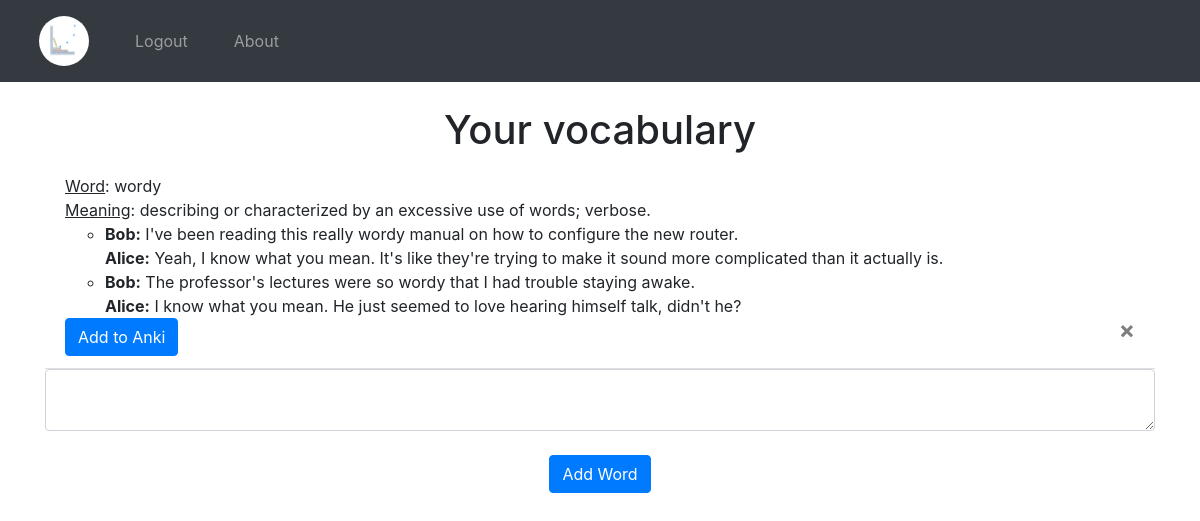
Page / (signed in) on the earlier database version.
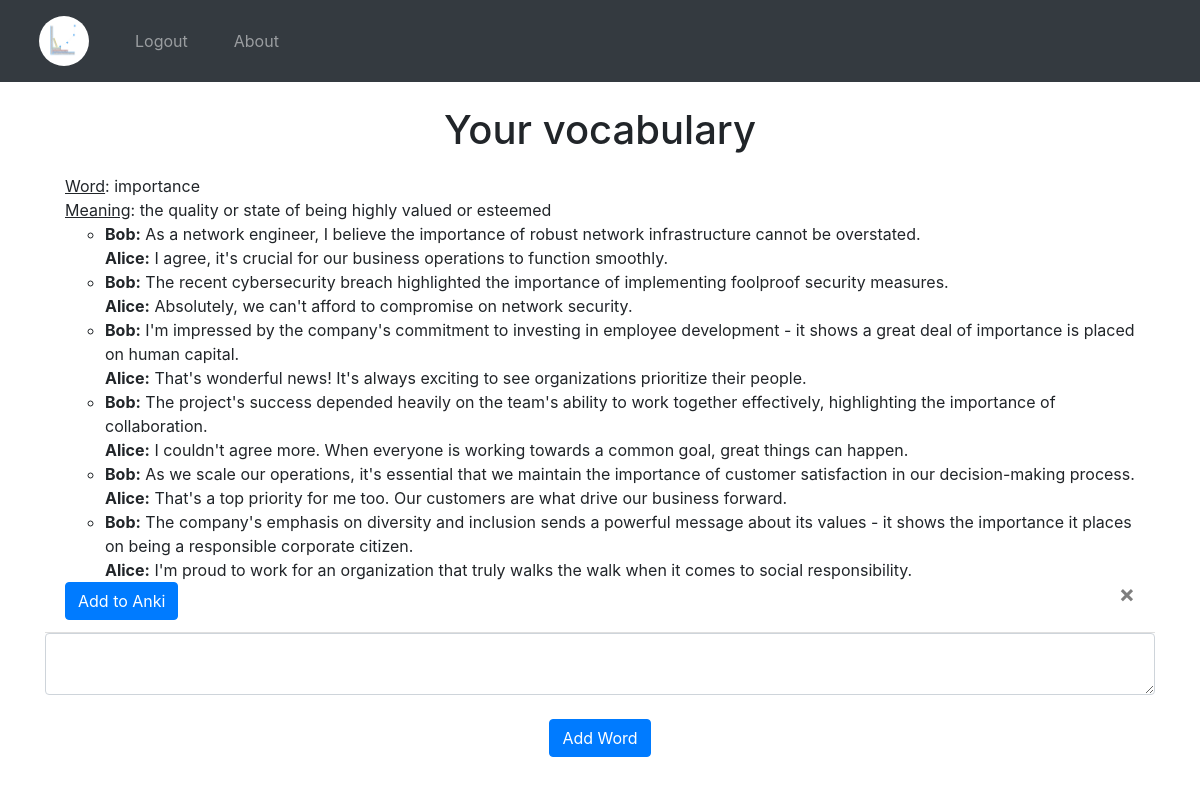
Same page on the later database version.
### website/models.py (models this page shows)
class Word(db.Model):
    id = db.Column(db.Integer, primary_key=True) # has autoincrement (default)
    data = db.Column(db.String(config.MAX_LEN_WORD))
    date = db.Column(db.DateTime(timezone=True), default=func.now())
    user_id = db.Column(db.Integer, db.ForeignKey('user.id'))
    word_info = db.Column(JSON)
    card_notes = db.Column(JSON)

### website/views.py (the view, shortened to what this page needs)
@views.route('/', methods=['GET', 'POST'])
@login_required
def home():
    return render_template("home.html", user=current_user)

### website/__init__.py (called while the page is built)
def create_app():
    app = Flask(__name__)
    app.config['SECRET_KEY'] = 'huasduofhaosudfhas' #TODO how to NOT disclose this private key
    app.config['SQLALCHEMY_DATABASE_URI'] = f'sqlite:///{DB_NAME}'
    db.init_app(app)
    from .views import views
    from .authn import authn
    app.register_blueprint(views, url_prefix='/')
    app.register_blueprint(authn, url_prefix='/')
    from .models import User, Word
    create_database(app)
    login_manager = LoginManager()
    login_manager.login_view = 'authn.login' # where users go if NOT loged-in
    login_manager.init_app(app)
    @login_manager.user_loader
    def load_user(id):
        return User.query.get(int(id)) # "int()" because we used the primary key as an Integer
    return app

### website/templates/home.html (shortened to what this page needs)
{% extends "base.html" %}
{% block content %}
    <br/>
    <h1 align="center">Your vocabulary</h1>
    <ul class="list-group list-group-flush" id="words">
        {% for word in user.words %}
            <li class="list-group-item">
                <u>Word</u>: {{ word.data }}
                <br>
                <u>Meaning</u>: {{ word.word_info.definition }}
                <br>
                <ul>
                    {% for sentence in word.word_info.dialog %}
                        <li>
                            <strong>Bob:</strong> {{ sentence.person1 }}
                            <br>
                            <strong>Alice:</strong> {{ sentence.person2 }}
                            <br>
                        </li>
                    {% endfor %}
                </ul>
                <button type="button" class="close" onClick="deleteWord({{ word.id }})">
                    <span aria-hidden="true">&times;</span>
                </button>
                <button type="button" class="btn btn-primary" onClick="addCardToAnki({{ word.id }})">
                    Add to Anki
                </button>
            </li>
        {% endfor %}
    </ul>
    <form id="addWordForm" method="POST">
        <textarea name="word" id="word" class="form-control"></textarea>
        <br />
        <div align="center">
            <button type="submit" class="btn btn-primary">Add Word</button>
        </div>
    </form>
{% endblock %}

### website/templates/base.html (shortened to what this page needs)
<!DOCTYPE html>
<html>
  <head>
    <link
      rel="stylesheet"
      href="https://stackpath.bootstrapcdn.com/bootstrap/4.4.1/css/bootstrap.min.css"
    />
    <link
      rel="stylesheet"
      href="https://stackpath.bootstrapcdn.com/font-awesome/4.7.0/css/font-awesome.min.css"
    />
  </head>
  <body>
    <nav class="navbar navbar-expand-lg navbar-dark bg-dark">
      <div class="collapse navbar-collapse" id="navbar">
        <div class="navbar-nav">
          {% if user.is_authenticated %}
            <a class="nav-item nav-link" id="home" href="/">
              <img src="../static/logo-lexigraph-3.png" alt="Home" style="height: 50px; width: 50px; border-radius: 50%;">
            </a>
            <a class="nav-item nav-link" id="logout" href="/logout">Logout</a>
            <a class="nav-item nav-link" id="about" href="/about">About</a>
          {% else %}
            <a class="nav-item nav-link" id="login" href="/login">Login</a>
            <a class="nav-item nav-link" id="signUp" href="/sign-up">Sign Up</a>
            <a class="nav-item nav-link" id="about" href="/about"> About</a>
          {% endif %}
        </div>
      </div>
    </nav>
    <div class="container">
      {% block content %}
      {% endblock %}
    </div>
  </body>
</html>

### website/templates/base.html (style rules this page uses)
.navbar-nav { display: flex; align-items: center; height: 100%; }
.navbar-nav .nav-item { margin: 0 15px; }
.navbar-nav .nav-link { display: flex; align-items: center; height: 100%; }

Differences in the rows shown:
removed Word: data "wordy", word_info.definition "describing or characterized by an excessive use of words; verbose.", person1 "I've been reading this really wordy manual on how to configure the new router." "The professor's lectures were so wordy that I had trouble staying awake.", person2 "Yeah, I know what you mean. It's like they're trying to make it sound more complicated than it actually is." "I know what you mean. He just seemed to love hearing himself talk, didn't he?"
added Word: data "importance", word_info.definition "the quality or state of being highly valued or esteemed", person1 "As a network engineer, I believe the importance of robust network infrastructure cannot be overstated." "The recent cybersecurity breach highlighted the importance of implementing foolproof security measures." "I'm impressed by the company's commitment to investing in employee development - it shows a great deal of importance is placed on human capital." "The project's success depended heavily on the team's ability to work together effectively, highlighting the importance of collaboration." "As we scale our operations, it's essential that we maintain the importance of customer satisfaction in our decision-making process." "The company's emphasis on diversity and inclusion sends a powerful message about its values - it shows the importance it places on being a responsible corporate citizen.", person2 "I agree, it's crucial for our business operations to function smoothly." "Absolutely, we can't afford to compromise on network security." "That's wonderful news! It's always exciting to see organizations prioritize their people." "I couldn't agree more. When everyone is working towards a common goal, great things can happen." "That's a top priority for me too. Our customers are what drive our business forward." "I'm proud to work for an organization that truly walks the walk when it comes to social responsibility."
